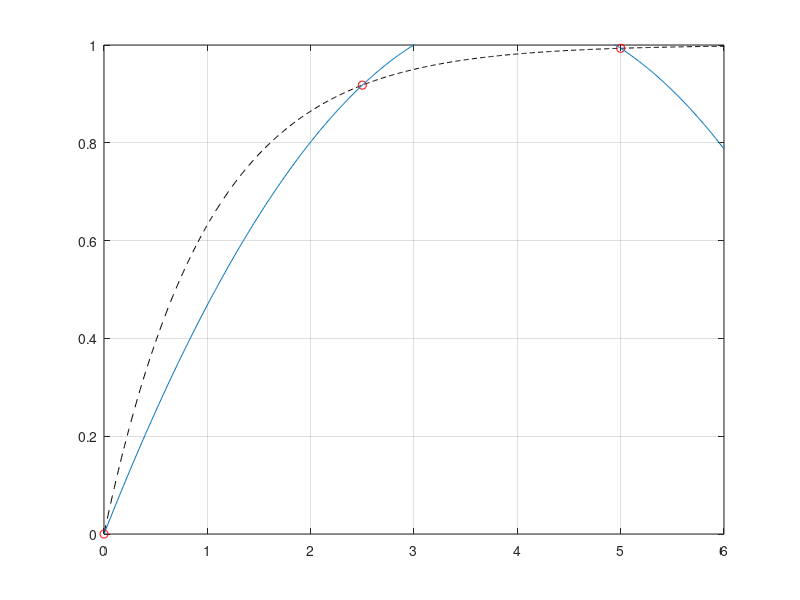

Write the MATLAB code that produced this figure.
clf
clear all
clc

f = @(x)(1-exp(-x));

x = [0, 2.5, 5];
y = [f(x(1)), f(x(2)), f(x(3))]

a = polyfit(x, y, 2);
f2 = @(x)(a(1)*x.^2+a(2)*x+a(3))

x_plot = 0:0.01:6;
plot(x_plot, f(x_plot), 'k--')
hold on
grid on
plot(x, y, 'ro')

plot(x_plot, f2(x_plot))
ylim([0, 1])

hold off
